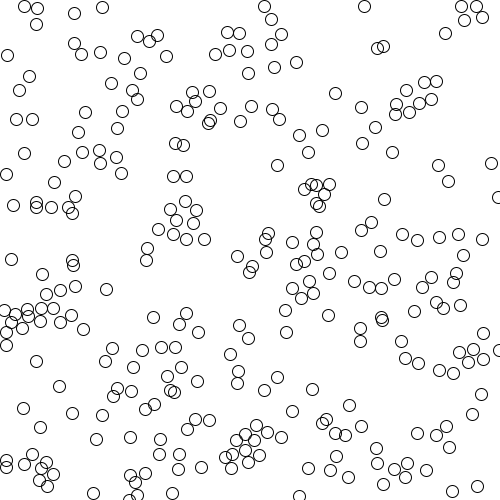
Frame 1 (no input)
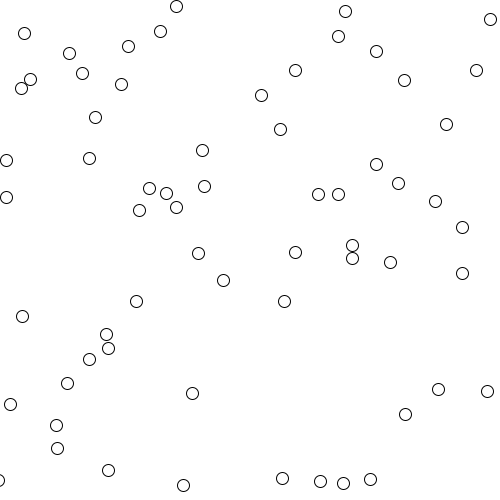
Frame 60 (the mouse pressed at the canvas centre just before this capture)
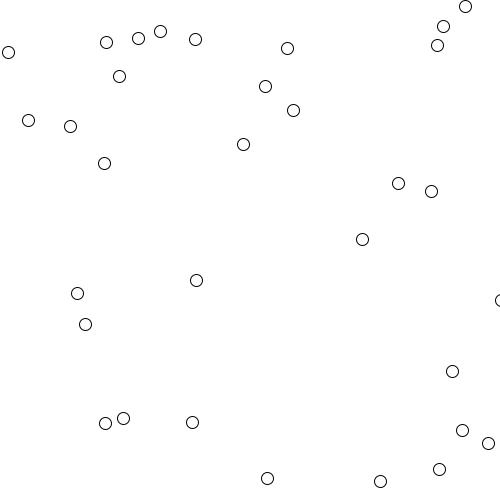
Frame 120 (the mouse held since frame 60 and released just before this capture)

The Processing sketch that drew these frames (run headless with seeded random() and noise(); from frame 60 on, the mouse is pressed at the canvas centre):

// Processing sketch: processing_31535
// ── processing_31535.pde

//initialize pos and vel arrays
int numBalls = 300;
float maxSpeed = 1.0;
int iter = 3;
PVector[] pos = new PVector[numBalls];
PVector[] vel = new PVector[numBalls];
float[] mass = new float[numBalls];
float ballSize = 12.0;
void setup() {
  //  standard setup
  size(500, 500);
  stroke(0);
  colorMode(HSB, 255, 255, 255, 255);
//  background(255, 255, 255, 255);
  noFill();

  //  initialize pos and vel PVectors

  //  draw circles
  for (int i=0; i<pos.length; i++) {
    pos[i] = new PVector(500*random(1.0), 500*random(1.0));
    vel[i] = new PVector(maxSpeed/iter*(1.0-random(2.0)), maxSpeed/iter*(1.0-random(2.0)));
    mass[i] = random(1.0);
    ellipse(pos[i].x, pos[i].y, ballSize, ballSize);
  }
}

int col = 0;

void draw() {
  //  wipe the slate
  for (int k=0; k<iter; k++) {
    background(255, 0, 255);
//    noFill();
    //  update position
    for (int i=0; i<vel.length; i++) {
      pos[i].add(vel[i]);
    }

    //  check collision
    for (int i=0; i<pos.length; i++) {
      for (int j=0; j<pos.length; j++) {
        if (j != i) {

          if (dist(pos[i].x, pos[i].y, pos[j].x, pos[j].y) <= ballSize) {
            PVector temp1 = pos[i];
            PVector temp2 = pos[j];
            //  find where they actually collided
            PVector theTan = new PVector(temp1.y-temp2.y, temp2.x-temp1.x);
            PVector theNorm = PVector.sub(temp1, temp2);
            float oneDVel1 = proj(vel[i], theNorm).mag();
            float oneDVel2 = proj(vel[j], theNorm).mag();
            float newOneDVel1 = (oneDVel1*(mass[0]-mass[1])+2*mass[1]*oneDVel2)/(mass[0]+mass[1]);
            float newOneDVel2 = (oneDVel2*(mass[1]-mass[0])+2*mass[0]*oneDVel1)/(mass[1]+mass[0]);
            theNorm.normalize();
            PVector newVel1 = PVector.add(proj(vel[i], theTan), PVector.mult(theNorm, newOneDVel1));
            PVector newVel2 = PVector.add(proj(vel[j], theTan), PVector.mult(theNorm, -1*newOneDVel2));
            //  find at what time they collided
            float time = (temp1.x-pos[i].x)/vel[i].x;
            pos[i] = PVector.add(temp1, PVector.mult(newVel1, 1.0-time));
            pos[j] = PVector.add(temp2, PVector.mult(newVel2, 1.0-time));
            vel[i] = newVel1;
            vel[j] = newVel2;
          }
        }
      }
      if (pos[i].x >= 500-ballSize/2.0 || pos[i].x <= ballSize/2.0) {
        vel[i].x *= -1;
        if (pos[i].x+vel[i].x >= 500-ballSize/2.0) {
          pos[i].add(PVector.mult(vel[i], ((pos[i].x+vel[i].x)-(500-ballSize/2.0))/vel[i].x));
        }
        if (pos[i].x+vel[i].x <= ballSize/2.0) {
          pos[i].add(PVector.mult(vel[i], (ballSize/2.0-(pos[i].x+vel[i].x))/vel[i].x));
        }
      }
      if (pos[i].y >= 500-ballSize/2.0 || pos[i].y <= ballSize/2.0) {
        vel[i].y *= -1;
        if (pos[i].y+vel[i].y >= 500-ballSize/2.0) {
          pos[i].add(PVector.mult(vel[i], ((pos[i].y+vel[i].y)-(500-ballSize/2.0))/vel[i].y));
        }
        if (pos[i].y+vel[i].y <= ballSize/2.0) {
          pos[i].add(PVector.mult(vel[i], (ballSize/2.0-(pos[i].y+vel[i].y))/vel[i].y));
        }
      }
    }
    //  draw the circles
    int tempCol = col;
    for (int i=0; i<pos.length; i++) {
      tempCol = (tempCol + 1)%255;
      ellipse(pos[i].x, pos[i].y, ballSize, ballSize);
    }
  }
  col++;
}


PVector proj(PVector theVec, PVector onto) {
  return PVector.mult(onto, theVec.dot(onto)/sq(onto.mag()));
}               
